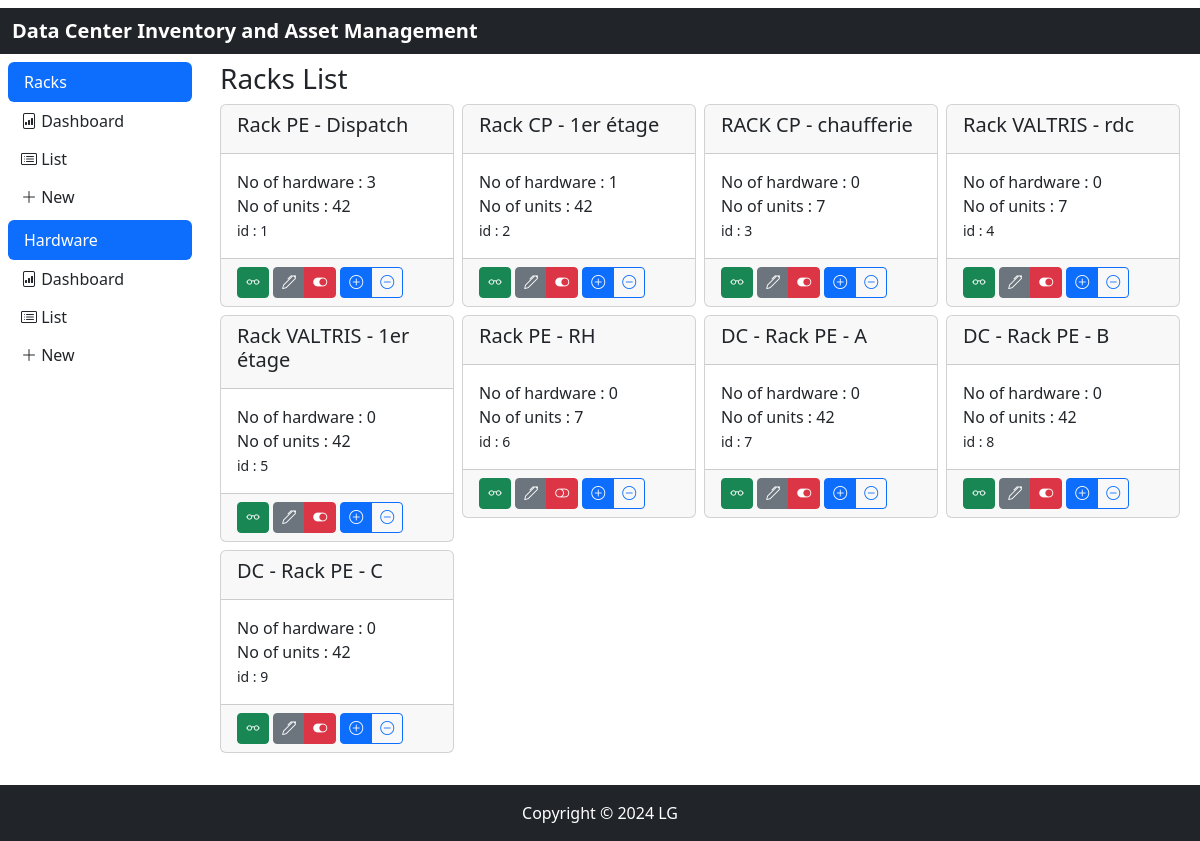
Page /rack/list on the committed database.
### models.py (models this page shows)
class TimeMixin(object):
    created: Mapped[Optional[datetime]] = mapped_column(DateTime, nullable=False, default=datetime.now(timezone.utc))
    updated: Mapped[Optional[datetime]] = mapped_column(DateTime, nullable=True, default=datetime.now(timezone.utc), onupdate=datetime.now(timezone.utc))
    deleted: Mapped[Optional[datetime]] = mapped_column(DateTime, nullable=True, default=datetime.now(timezone.utc))
    active: Mapped[Optional[bool]] = mapped_column(Boolean, nullable=True, default=True)

class Rack(TimeMixin, db.Model):
    __tablename__ = 'rack'
    id: Mapped[int] = mapped_column(primary_key=True)
    name: Mapped[str] = mapped_column(String(50))
    units: Mapped[List['Unit']] = relationship('Unit', back_populates='rack')

### app/rack/routes.py (the view)
@rack.route('/list', methods=['GET', 'POST'])
def list():
    racks = Rack.query.all()
    return render_template('rack/list.html', title='Racks List', racks_list=racks)

### app/rack/templates/rack/list.html
{% extends "rack/index.html" %}
{% block content %}
    <h3>{{ title }}</h3>
    <div class="row row-cols-2 row-cols-md-4 g-2">
        {% for rack in racks_list %}
            {% set ns = namespace(hardware_count=0,demo=0) %}
            {% for unit in rack.units %}
                {% set ns.hardware_count = ns.hardware_count + unit.unit_hardware|length %}
            {% endfor %}
            <div class="col">
            <div class="card">
                <div class="card-header">
                    <h5 class="card-title">
                        {{ rack.name }}
                    </h5>
                </div>
                <div class="card-body">
                    <p class="card-text">
                        No of hardware : {{ ns.hardware_count }}<br>
                        No of units : {{ rack.units|length }}<br>
                        <small>id : {{ rack.id }}</small>
                    </p>
                </div>
                <div class="card-footer">
                    <div class="btn-group btn-group-justified">
                        <a href="{{ url_for('rack_bp.view', rack_id=rack.id) }}" role="button" class="btn btn-success btn-sm" tooltip="tooltip" title="View">
                            <i class="bi bi-eyeglasses"></i>
                        </a>
                    </div>
                    <div class="btn-group btn-group-justified">
                        <a href="{{ url_for('rack_bp.edit', rack_id=rack.id) }}" role="button" class="btn btn-secondary btn-sm" tooltip="tooltip" title="Edit">
                            <i class="bi bi-pen"></i>
                        </a>
                        <a href="{{ url_for('rack_bp.toggle_activate', rack_id=rack.id) }}" role="button" class="btn btn-danger btn-sm" tooltip="tooltip" title="Toggle On/Off">
                            {% if rack.active %} <i class="bi bi-toggle-on"></i> {% else %}<i class="bi bi-toggle-off"></i> {% endif %}
                        </a>
                    </div>
                    <div class="btn-group btn-group-justified">
                        <a href="{{ url_for('rack_bp.add_unit', rack_id=rack.id) }}" role="button" class="btn btn-primary btn-sm" tooltip="tooltip" title="add unit">
                            <i class="bi bi-plus-circle"></i>
                        </a>
                        <a href="{{ url_for('rack_bp.remove_unit', rack_id=rack.id) }}" role="button" class="btn btn-outline-primary btn-sm" tooltip="tooltip" title="remove last unit">
                            <i class="bi bi-dash-circle"></i>
                        </a>
                    </div>
                </div>
            </div>
            </div>
        {% endfor %}
    </div>
{%  endblock %}

### rows in the picture
Rack: name "Rack PE - Dispatch", hardware_count "3", units|length "42", id "1", active True (drawn)
Rack: name "Rack CP - 1er étage", hardware_count "1", units|length "42", id "2"
Rack: name "RACK CP - chaufferie", hardware_count "0", units|length "7", id "3", active True (drawn)
Rack: name "Rack VALTRIS - rdc", hardware_count "0", units|length "7", id "4", active True (drawn)
Rack: name "Rack VALTRIS - 1er étage", hardware_count "0", units|length "42", id "5", active True (drawn)
Rack: name "Rack PE - RH", hardware_count "0", units|length "7", id "6"
Rack: name "DC - Rack PE - A", hardware_count "0", units|length "42", id "7", active True (drawn)
Rack: name "DC - Rack PE - B", hardware_count "0", units|length "42", id "8", active True (drawn)
Rack: name "DC - Rack PE - C", hardware_count "0", units|length "42", id "9", active True (drawn)

### other values in the picture
{{ title }} "Racks List"
